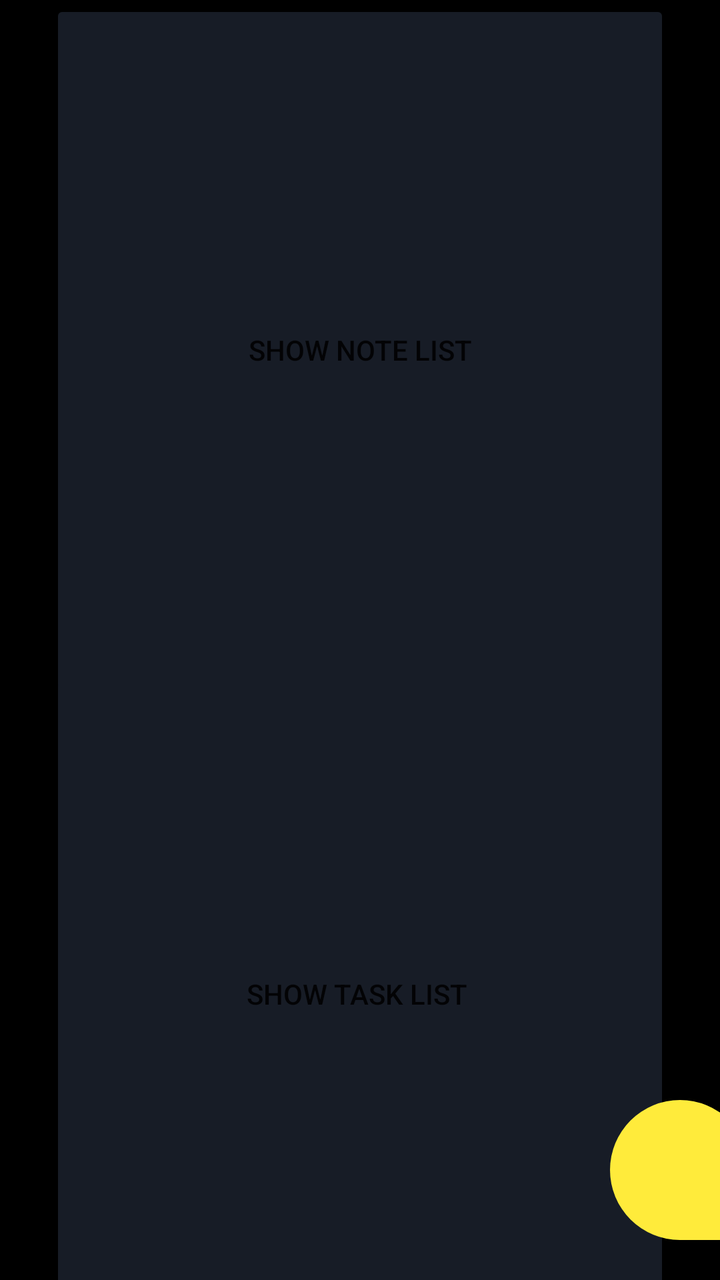
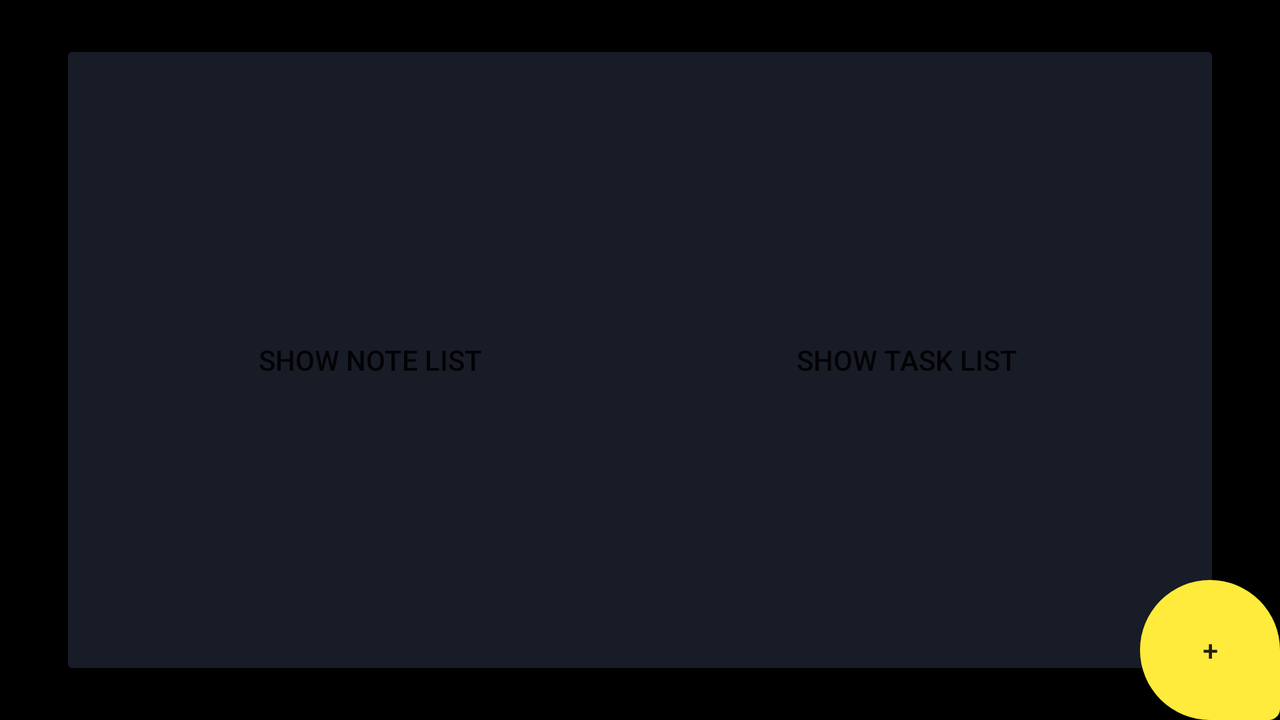

Compare how this app lays out the same screen by default and in its alternative resource folder. The renders come first, then the two layout files and the values they reference.
<!-- AndroidManifest.xml: application theme AppTheme -->
<!-- res/layout/fragment_main_menu.xml -->
<?xml version="1.0" encoding="utf-8"?>
<layout xmlns:android="http://schemas.android.com/apk/res/android"
    xmlns:app="http://schemas.android.com/apk/res-auto"
    xmlns:tools="http://schemas.android.com/tools"

    tools:context="com.example.proyecto_notas.MainMenu">

    

    <androidx.constraintlayout.widget.ConstraintLayout
        android:layout_width="match_parent"
        android:layout_height="match_parent"
        android:background="#000000">

        <Button
            android:id="@+id/btn_task_list"
            android:layout_width="310dp"
            android:layout_height="350dp"
            android:layout_marginTop="4dp"
            android:text="@string/task_list"
            app:backgroundTint="@color/colorPrimary"
            app:layout_constraintBottom_toBottomOf="parent"
            app:layout_constraintEnd_toEndOf="parent"
            app:layout_constraintStart_toStartOf="parent"
            app:layout_constraintTop_toBottomOf="@+id/btn_note_list" />

        <Button
            android:id="@+id/btn_note_list"
            android:layout_width="310dp"
            android:layout_height="350dp"
            android:text="@string/note_list"
            app:backgroundTint="@color/colorPrimary"
            app:layout_constraintEnd_toEndOf="parent"
            app:layout_constraintStart_toStartOf="parent"
            app:layout_constraintTop_toTopOf="parent" />

        <Button
            android:id="@+id/btn_add_note"
            android:layout_width="70dp"
            android:layout_height="70dp"
            android:layout_marginStart="320dp"
            android:layout_marginBottom="20dp"
            android:background="@drawable/btn_redondo"
            android:textColor="#000000"
            app:backgroundTint="#FFEB3B"
            app:icon="@android:drawable/ic_input_add"
            app:iconTint="#000000"
            app:layout_constraintBottom_toBottomOf="parent"
            app:layout_constraintEnd_toEndOf="parent"
            app:layout_constraintStart_toStartOf="parent" />

    </androidx.constraintlayout.widget.ConstraintLayout>

</layout>
<!-- resources referenced by this layout -->
<resources>
  <color name="colorPrimary">#171C26</color> //Campodenota
  <!-- drawable btn_redondo (drawable) -->
  <?xml version="1.0" encoding="utf-8"?>
  <shape xmlns:android="http://schemas.android.com/apk/res/android"
      android:shape="rectangle">
      <solid android:color="#ee22CC"/>
      <corners android:bottomRightRadius="8dp"
          android:bottomLeftRadius="50dp"
          android:topRightRadius="50dp"
          android:topLeftRadius="50dp"/>
      </shape>
  <string name="note_list">Show note list</string>
  <string name="task_list">"Show task list "</string>
</resources>
<!-- res/layout-land/fragment_main_menu.xml (the author's variant of the layout above) -->
<!-- drawn on the phone turned sideways -->
<?xml version="1.0" encoding="utf-8"?>
<layout xmlns:android="http://schemas.android.com/apk/res/android"
    xmlns:app="http://schemas.android.com/apk/res-auto"
    xmlns:tools="http://schemas.android.com/tools"

    tools:context="com.example.proyecto_notas.MainMenu">

    

    <androidx.constraintlayout.widget.ConstraintLayout
        android:layout_width="match_parent"
        android:layout_height="match_parent"
        android:background="#000000">

        <Button
            android:id="@+id/btn_task_list"
            android:layout_width="310dp"
            android:layout_height="match_parent"
            android:layout_marginTop="20dp"
            android:layout_marginEnd="30dp"
            android:layout_marginBottom="20dp"
            android:text="@string/task_list"
            app:backgroundTint="@color/colorPrimary"
            app:layout_constraintBottom_toBottomOf="parent"
            app:layout_constraintEnd_toEndOf="parent"
            app:layout_constraintTop_toTopOf="parent" />

        <Button
            android:id="@+id/btn_note_list"
            android:layout_width="310dp"
            android:layout_height="match_parent"
            android:layout_marginStart="30dp"
            android:layout_marginTop="20dp"
            android:layout_marginBottom="20dp"
            android:text="@string/note_list"
            app:backgroundTint="@color/colorPrimary"
            app:layout_constraintBottom_toBottomOf="parent"
            app:layout_constraintStart_toStartOf="parent"
            app:layout_constraintTop_toTopOf="parent" />

        <Button
            android:id="@+id/btn_add_note"
            android:layout_width="70dp"
            android:layout_height="70dp"
            android:background="@drawable/btn_redondo"
            android:text="@string/add_note"
            app:backgroundTint="#FFEB3B"
            app:icon="@android:drawable/ic_input_add"
            app:iconTint="#000000"
            app:layout_constraintBottom_toBottomOf="parent"
            app:layout_constraintEnd_toEndOf="parent" />

    </androidx.constraintlayout.widget.ConstraintLayout>

</layout>
<!-- resources referenced by the variant -->
<!-- as the phone turned sideways resolves them -->
<resources>
  <color name="colorPrimary">#171C26</color> //Campodenota
  <!-- drawable btn_redondo (drawable) -->
  <?xml version="1.0" encoding="utf-8"?>
  <shape xmlns:android="http://schemas.android.com/apk/res/android"
      android:shape="rectangle">
      <solid android:color="#ee22CC"/>
      <corners android:bottomRightRadius="8dp"
          android:bottomLeftRadius="50dp"
          android:topRightRadius="50dp"
          android:topLeftRadius="50dp"/>
      </shape>
  <string name="add_note">+</string>
  <string name="note_list">Show note list</string>
  <string name="task_list">"Show task list "</string>
</resources>
